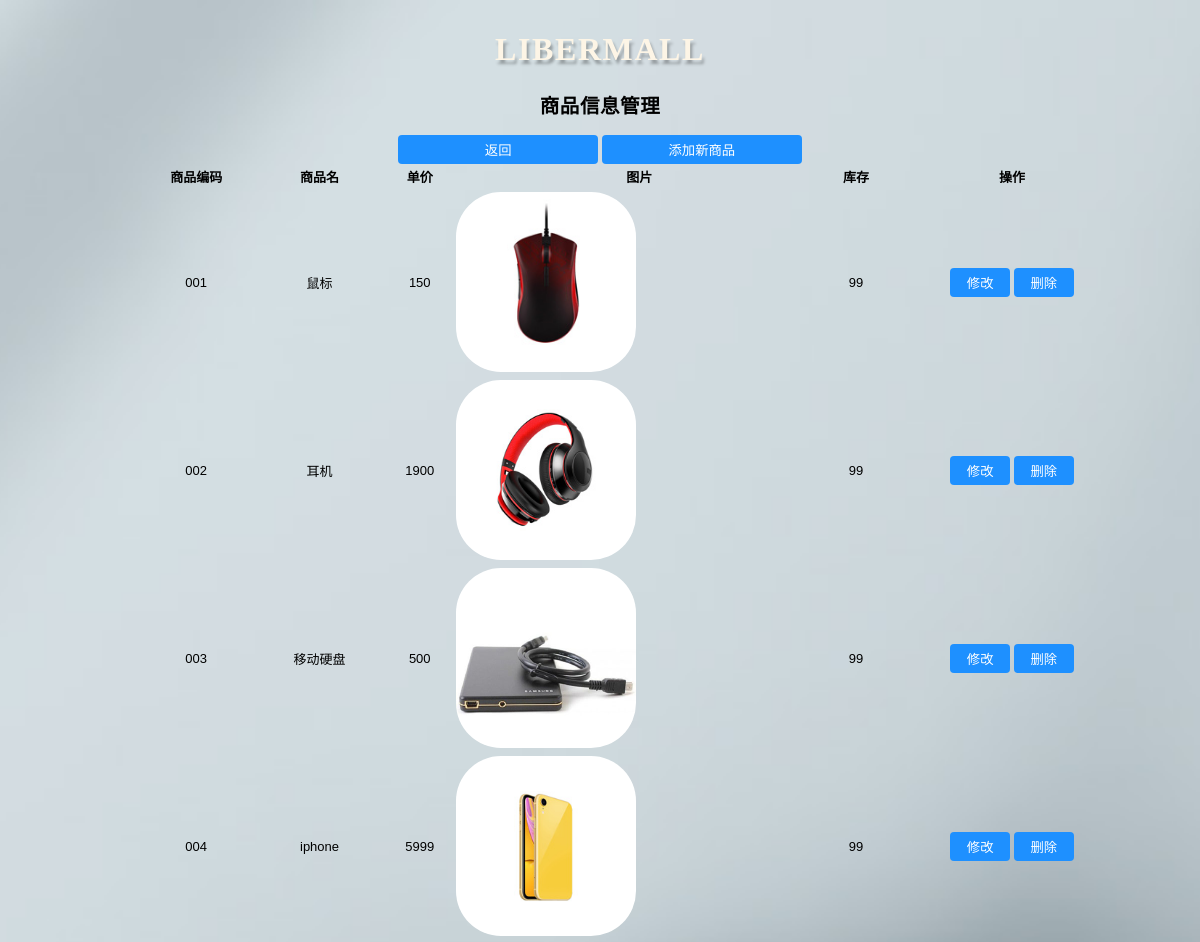
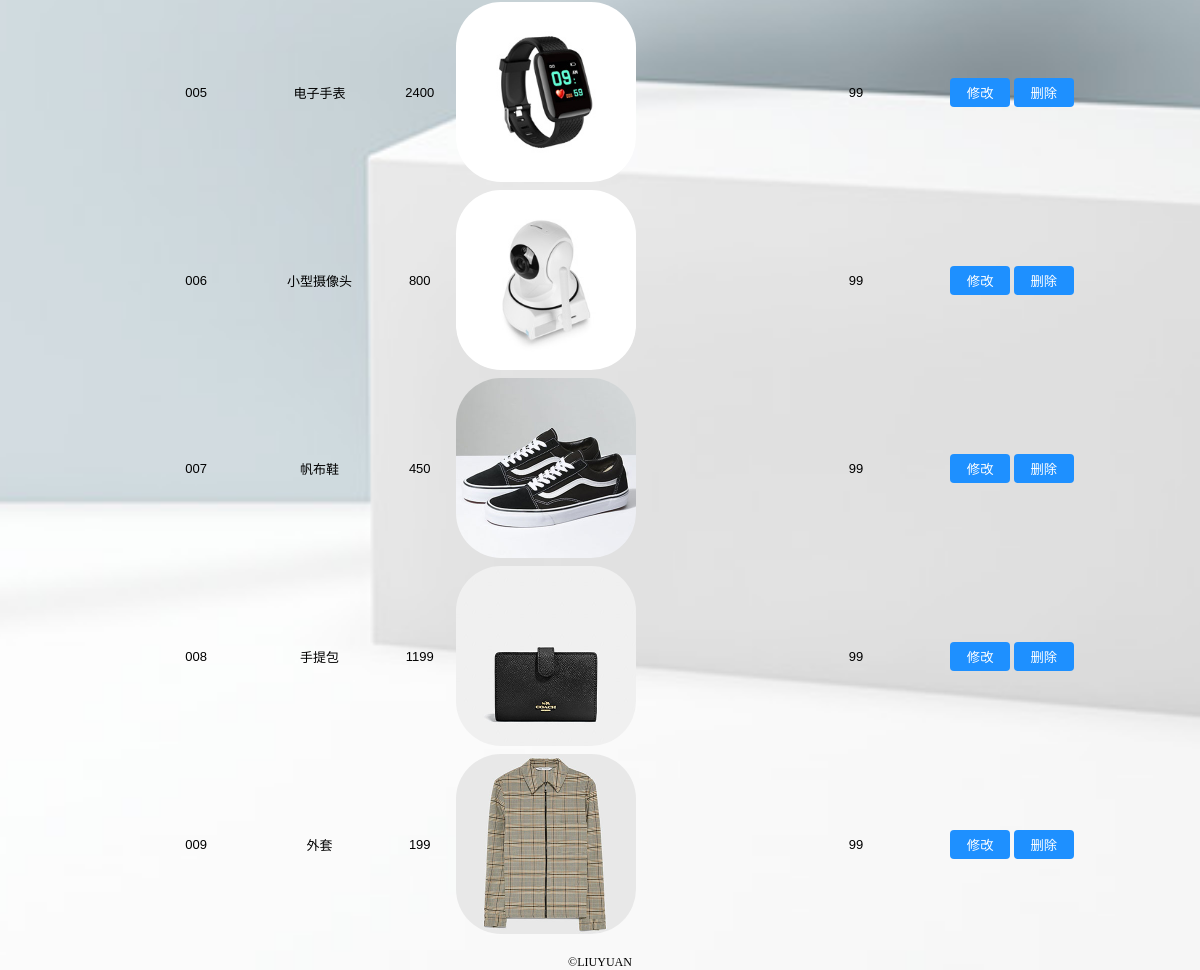
The page /view_product.php on the database its author committed (2 pictures, top to bottom).
### tables this page shows
CREATE TABLE `Products` (
  `SKU` varchar(10) PRIMARY KEY,
  `Name` varchar(50) NOT NULL,
  `Price` float NOT NULL,
  `Image` varchar(300) NOT NULL,
  `Inventory` int(100) NOT NULL
);

### view_product.php (the view, shortened to what this page needs)
<!DOCTYPE html>
<html>
<head>
<link href="css/style.css" rel="stylesheet" type="text/css">
</head>
<body>
  <h1>LIBERMALL</h1>
  <div class="container_main">
    <h2> 商品信息管理 </h2>
    <div align="center">
      <a href="main_admin.php" class="no_underline"><input type="submit" name="home" class="button4" value="返回"></a>
      <a href="new_product.php" class='no_underline'><input type='submit' value="添加新商品" class="button4"></a>
    </div>
    <table class="AdminTable">
      <thead>
        <tr>
          <th>商品编码</th>
          <th>商品名</th>
          <th>单价</th>
          <th>图片</th>
          <th>库存</th>
          <th>操作</th>
        </tr>
      </thead>
<?php
  include("connectDB.php");
  $conDB = mysqli_connect($Server,$User,$Password,$Database);
	$sql  = "SELECT SKU, Name, Price, Image, Inventory FROM Products";
	$result = $conDB -> query($sql);
  while ($row = mysqli_fetch_array($result))
  {
    echo "<tr>
            <td>".$row['SKU']."</td>
            <td>".$row['Name']."</td>
            <td>".$row['Price']."</td>
            <td><img src='images/".$row['Image']."' class='prodimage'></td>
            <td>".$row['Inventory']."</td>
            <td>
              <a href='edit_product.php? ID=".$row['SKU']."' class='no_underline'>  <input type='submit' value='修改' class='button2'> </a>
              <a href='delete_product.php? ID=".$row['SKU']."' class='no_underline'>  <input type='submit' value='删除' class='button2'> </a>
            </td>
          </tr>";
    }
            echo "</table>";
  ?>
  </div>
   <footer>
   ©LIUYUAN
  </footer>
</body>
</html>

### css/style.css (style rules this page uses)
body { margin: 0; padding: 0; background-image:url("../images/background.jpg"); background-repeat: no-repeat; background-position: center; background-attachment: fixed; background-size: cover; }
a { text-decoration: none; }
h1 { position: relative; top: 10px; text-align: center; letter-spacing: 0.05em; font-family: Palatino, 'Palatino Linotype', serif; color: Oldlace; text-shadow: 2px 4px 3px rgba(0,0,0,0.3); }
h2 { text-align: center; letter-spacing: 0.03em; }
.button2 { background-color: dodgerblue; color: white; padding: 5px 5px; margin: 0 0; border: none; cursor: pointer; width: 60px; border-radius: 4px; }
.button4 { background-color: dodgerblue; color: white; padding: 5px 5px; margin: 0 0; border: none; cursor: pointer; width: 200px; border-radius: 4px; }
.container_main { position: relative; top: 10px; width: 920px; margin: 0 auto; padding: 0 auto; font-family: Arial, Helvetica, sans-serif; font-size: 13px; }
.prodimage { float: left; margin: 2px; width: 180px; height: 180px; border-radius: 25%; }
footer { padding: 13px 0 0; margin: 13px 0 0; position: relative; text-align: center; font-size: 12px; }
.AdminTable { text-align: center; width: 1000px; }

### rows shown on the page
products: SKU "001", Name "鼠标", Price "150", Image (picture), Inventory "99"
products: SKU "002", Name "耳机", Price "1900", Image (picture), Inventory "99"
products: SKU "003", Name "移动硬盘", Price "500", Image (picture), Inventory "99"
products: SKU "004", Name "iphone", Price "5999", Image (picture), Inventory "99"
products: SKU "005", Name "电子手表", Price "2400", Image (picture), Inventory "99"
products: SKU "006", Name "小型摄像头", Price "800", Image (picture), Inventory "99"
products: SKU "007", Name "帆布鞋", Price "450", Image (picture), Inventory "99"
products: SKU "008", Name "手提包", Price "1199", Image (picture), Inventory "99"
products: SKU "009", Name "外套", Price "199", Image (picture), Inventory "99"
